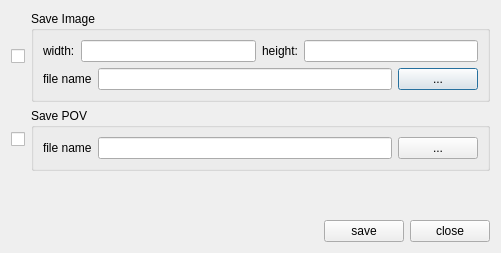
<?xml version="1.0" encoding="UTF-8"?>
<ui version="4.0">
 <class>saveImageDialog</class>
 <widget class="QDialog" name="saveImageDialog">
  <property name="geometry">
   <rect>
    <x>0</x>
    <y>0</y>
    <width>501</width>
    <height>253</height>
   </rect>
  </property>
  <property name="windowTitle">
   <string>Image Settings Dialog</string>
  </property>
  <layout class="QVBoxLayout" name="verticalLayout_2">
   <item>
    <layout class="QGridLayout" name="gridLayout_4">
     <item row="0" column="0">
      <widget class="QCheckBox" name="saveImage_checkBox">
       <property name="text">
        <string/>
       </property>
      </widget>
     </item>
     <item row="0" column="1">
      <widget class="QGroupBox" name="saveImage_groupBox">
       <property name="title">
        <string>Save Image</string>
       </property>
       <layout class="QVBoxLayout" name="verticalLayout">
        <item>
         <layout class="QGridLayout" name="gridLayout_2">
          <item row="0" column="0">
           <widget class="QLabel" name="label">
            <property name="text">
             <string>width:</string>
            </property>
           </widget>
          </item>
          <item row="0" column="1">
           <widget class="QLineEdit" name="wid_lineEdit"/>
          </item>
          <item row="0" column="2">
           <widget class="QLabel" name="label_2">
            <property name="text">
             <string>height:</string>
            </property>
           </widget>
          </item>
          <item row="0" column="3">
           <widget class="QLineEdit" name="hei_lineEdit"/>
          </item>
         </layout>
        </item>
        <item>
         <layout class="QGridLayout" name="gridLayout">
          <item row="0" column="0">
           <widget class="QLabel" name="label_7">
            <property name="text">
             <string>file name</string>
            </property>
           </widget>
          </item>
          <item row="0" column="1">
           <widget class="QLineEdit" name="imagePath_lineEdit">
            <property name="readOnly">
             <bool>true</bool>
            </property>
           </widget>
          </item>
          <item row="0" column="2">
           <widget class="QPushButton" name="imagePath_pushButton">
            <property name="text">
             <string>...</string>
            </property>
           </widget>
          </item>
         </layout>
        </item>
       </layout>
      </widget>
     </item>
     <item row="1" column="0">
      <widget class="QCheckBox" name="savePOV_checkBox">
       <property name="text">
        <string/>
       </property>
      </widget>
     </item>
     <item row="1" column="1">
      <widget class="QGroupBox" name="savePov_groupBox">
       <property name="title">
        <string>Save POV</string>
       </property>
       <layout class="QGridLayout" name="gridLayout_3">
        <item row="0" column="0">
         <widget class="QLabel" name="label_8">
          <property name="text">
           <string>file name</string>
          </property>
         </widget>
        </item>
        <item row="0" column="1">
         <widget class="QLineEdit" name="povPath_lineEdit">
          <property name="readOnly">
           <bool>true</bool>
          </property>
         </widget>
        </item>
        <item row="0" column="2">
         <widget class="QPushButton" name="povPath_pushButton">
          <property name="text">
           <string>...</string>
          </property>
         </widget>
        </item>
       </layout>
      </widget>
     </item>
    </layout>
   </item>
   <item>
    <spacer name="verticalSpacer">
     <property name="orientation">
      <enum>Qt::Vertical</enum>
     </property>
     <property name="sizeHint" stdset="0">
      <size>
       <width>20</width>
       <height>63</height>
      </size>
     </property>
    </spacer>
   </item>
   <item>
    <layout class="QHBoxLayout" name="horizontalLayout">
     <item>
      <spacer name="horizontalSpacer">
       <property name="orientation">
        <enum>Qt::Horizontal</enum>
       </property>
       <property name="sizeHint" stdset="0">
        <size>
         <width>40</width>
         <height>20</height>
        </size>
       </property>
      </spacer>
     </item>
     <item>
      <widget class="QPushButton" name="save_pushButton">
       <property name="text">
        <string>save</string>
       </property>
      </widget>
     </item>
     <item>
      <widget class="QPushButton" name="close_pushButton">
       <property name="text">
        <string>close</string>
       </property>
      </widget>
     </item>
    </layout>
   </item>
  </layout>
 </widget>
 <resources/>
 <connections/>
</ui>
